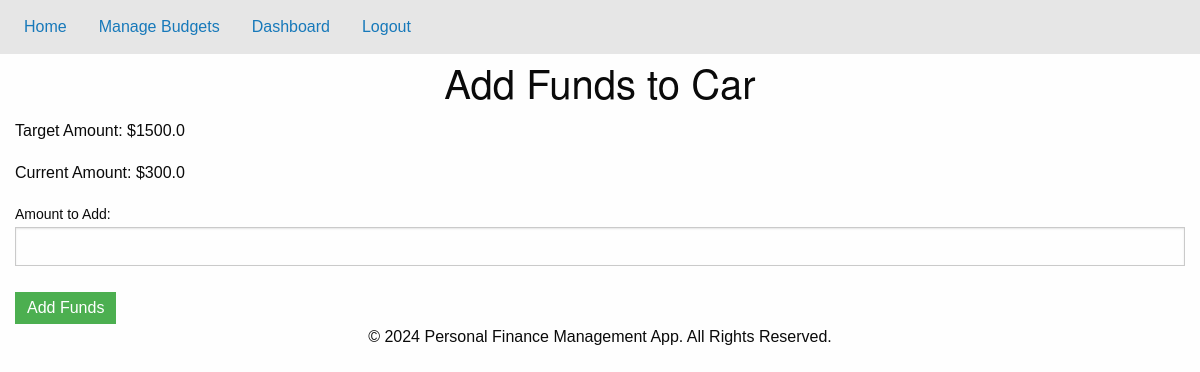
Screenshot of /goals/add_funds/2 (signed in) with the database file from the repository.
### tables this page shows
CREATE TABLE Goals (
  id INTEGER PRIMARY KEY AUTOINCREMENT,
  user_id INTEGER NOT NULL,
  goal_name TEXT,
  target_amount REAL,
  current_amount REAL DEFAULT 0,
  FOREIGN KEY (user_id) REFERENCES Users(id)
);

### app.py (the view, shortened to what this page needs)
@app.route('/goals/add_funds/<int:goal_id>', methods=['GET','POST'])
def add_funds(goal_id):
  if 'user_id' not in session:
    return redirect(url_for('login'))
  conn = get_db_connection()
  cursor = conn.cursor()
  cursor.execute("SELECT * FROM Goals WHERE id = ? AND user_id = ?", (goal_id, session['user_id']))
  goal = cursor.fetchone()
  if not goal:
    conn.close()
    flash("Goal not found or access denied." , "danger")
    return redirect(url_for('view_goals'))
  conn.close()
  return render_template('add_funds.html', goal=goal)

### app.py (called while the page is built)
def get_db_connection():
  conn = sqlite3.connect('database.db')
  conn.row_factory = sqlite3.Row
  return conn

### templates/add_funds.html (shortened to what this page needs)
{% extends "base.html" %}
{% block content %}
  <h2>Add Funds to {{ goal['goal_name'] }}</h2>
  <p>Target Amount: ${{ goal['target_amount'] }}</p>
  <p>Current Amount: ${{ goal['current_amount'] }}</p>
  <form action="{{ url_for('add_funds', goal_id=goal['id']) }}" method="POST">
      <label for="amount">Amount to Add:</label>
      <input type="number" name="amount" id="amount" step="0.01" required>
      <button type="submit">Add Funds</button>
  </form>
{% endblock %}

### static/css/styles.css (style rules this page uses)
body { font-family: Arial, sans-serif; }
h1,h2 { text-align: center; }
button { margin-top: 10px; padding: 8px 12px; background-color: #4CAF50; color: white; border: none; cursor: pointer; }

### rows the page displays
Goals: goal_name "Car", target_amount "1500.0", current_amount "300.0"
